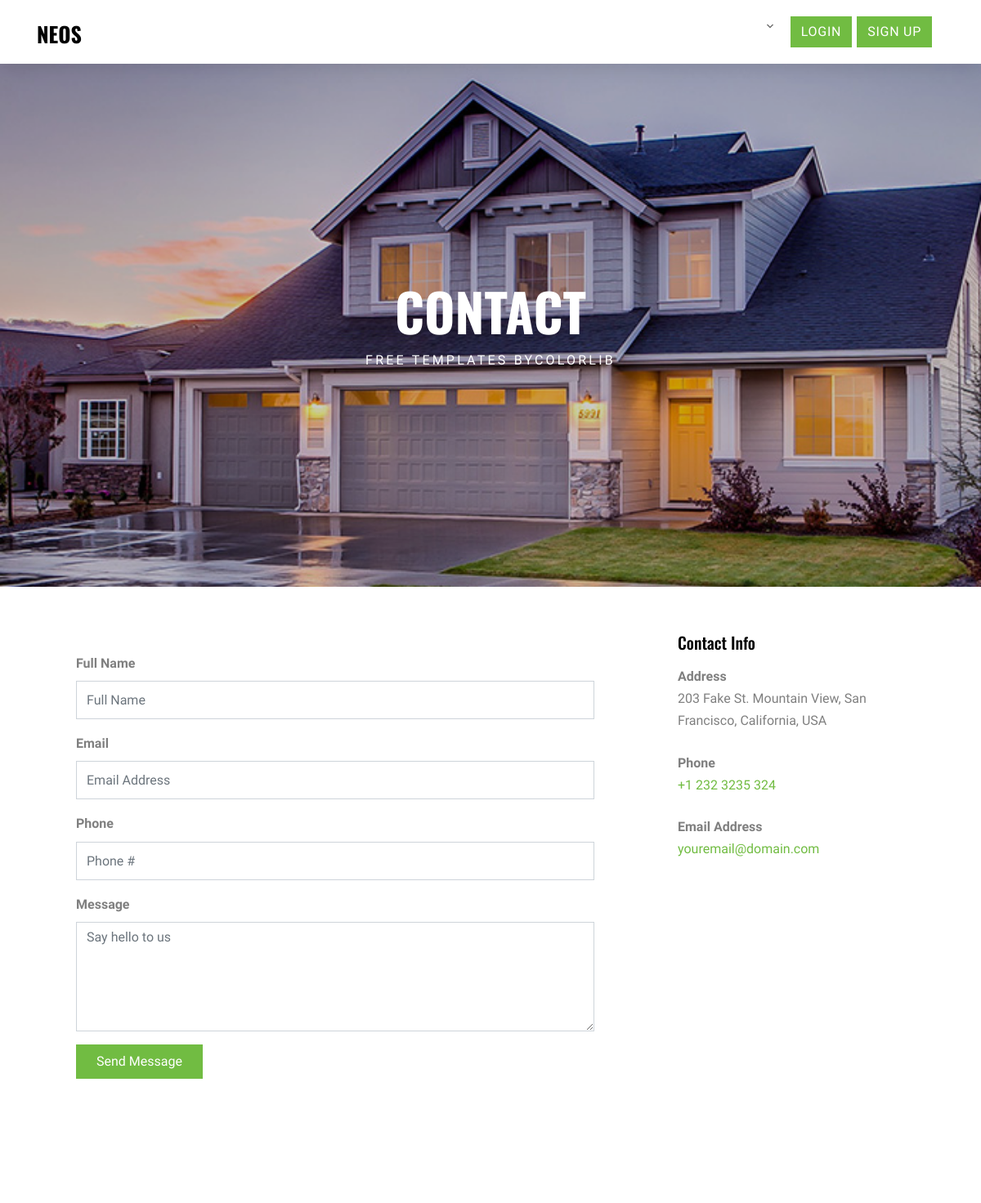
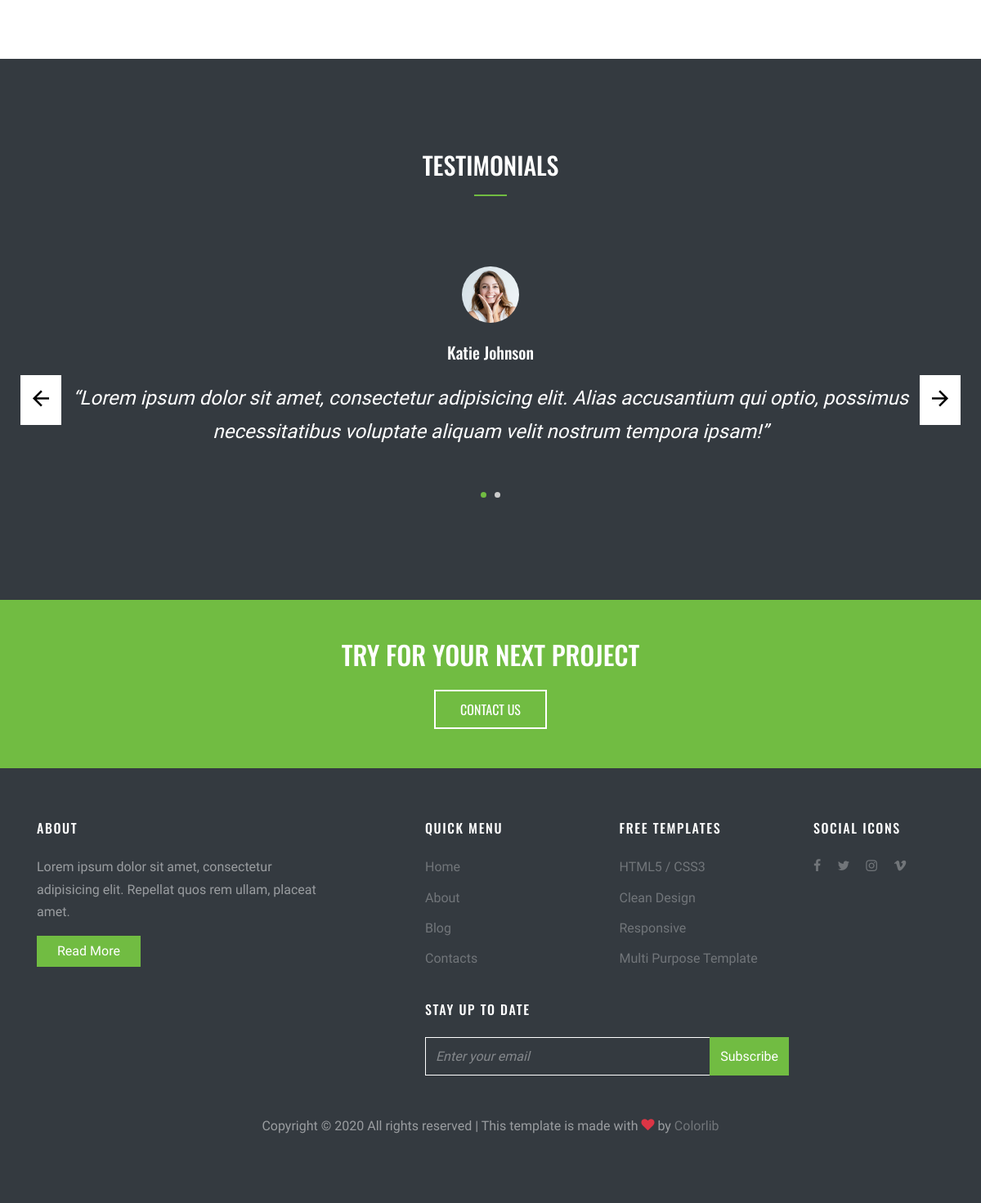
Page /contact/ on the committed database (2 pictures, top to bottom).
### base/models.py (models this page shows, shortened)
class Banner(models.Model):
	title = models.TextField()
	description = models.TextField(null = True, blank = True)
	image = models.ImageField(upload_to = 'banner')
	link = models.CharField(max_length = 256, null = True, blank = True)
	class Meta:
		verbose_name = 'Banner'

class Message(models.Model):
	title = models.CharField(max_length = 512)
	description = models.TextField(null = True, blank = True)
	image = models.ImageField(upload_to = 'message', null = True, blank = True)
	link = models.CharField(max_length = 256, null = True, blank = True)
	active = models.BooleanField(default = False)
	class Meta:
		verbose_name = 'Message'

class Person(models.Model):
	category_choices = (("team","Team"), ("testi","Testimonials"), ("auth", "Author"))
	category = models.CharField(max_length = 50, choices = category_choices)
	name = models.CharField(max_length = 256)
	description = models.TextField(null = True, blank = True)
	position = models.TextField(null = True, blank = True)
	image = models.ImageField(upload_to = 'person', null = True, blank = True)
	class Meta:
		verbose_name = 'Person'

### home/views.py (the view)
# urls.py: path('contact/', views.contact, name = 'contact'),
def contact(request):
	template_name = 'contact.html'
	testi = models.Person.objects.filter(category = 'testi')
	banner = models.Banner.objects.get(link = 'contact')
	contactinfo = models.Message.objects.get(link = 'contactinfo')
	address = models.Message.objects.get(link = 'address')
	phone = models.Message.objects.get(link = 'phone')
	email = models.Message.objects.get(link = 'email')
	context = {
		'testi' : testi,
		'banner' : banner,
		'contactinfo' : contactinfo,
		'address' : address,
		'phone' : phone,
		'email' : email,
	}
	return render(request, template_name, context)

### home/context_processors.py (called while the page is built)
def menu(request):
	genres = models.Genre.objects.all()
	btry = models.Message.objects.get(link = 'btry')
	contactus = models.Message.objects.get(link = 'contactus')
	babout = models.Message.objects.filter(link = 'babout')[0]
	bquick = models.Message.objects.get(link = 'bquick')
	bfree = models.Message.objects.get(link = 'bfree')
	bsocial = models.Message.objects.get(link = 'bsocial')
	bstay = models.Message.objects.get(link = 'bstay')
	copy = models.Message.objects.get(link = 'copy')
	subscribe = models.Message.objects.get(link = 'subscribe')
	context = {
		'genres' : genres,
		'btry' : btry,
		'contactus' : contactus,
		'babout' : babout,
		'bquick' : bquick,
		'bfree' : bfree,
		'bsocial' : bsocial,
		'bstay' : bstay,
		'copy' : copy,
		'subscribe' : subscribe,
	}
	return context

### template/contact.html (shortened to what this page needs)
{% extends 'base.html' %}
{% block content %}
  <div class="site-section first-section" data-aos="fade">
      <div class="container">
        <div class="row">
          <div class="col-md-12 col-lg-8 mb-5">
            <form action="{% url 'home:contactform' %}" class="p-5 bg-white" method="post">
              <div class="row form-group">
                <div class="col-md-12 mb-3 mb-md-0">
                  <label class="font-weight-bold" for="fullname">Full Name</label>
                  <input type="text" id="fullname" class="form-control" placeholder="Full Name" name="name">
                </div>
              </div>
              <div class="row form-group">
                <div class="col-md-12">
                  <label class="font-weight-bold" for="email">Email</label>
                  <input type="email" id="email" class="form-control" placeholder="Email Address" name="email">
                </div>
              </div>
              <div class="row form-group">
                <div class="col-md-12 mb-3 mb-md-0">
                  <label class="font-weight-bold" for="phone">Phone</label>
                  <input type="text" id="phone" class="form-control" placeholder="Phone #" name="phone">
                </div>
              </div>
              <div class="row form-group">
                <div class="col-md-12">
                  <label class="font-weight-bold" for="message">Message</label>
                  <textarea name="message" id="message" cols="30" rows="5" class="form-control" placeholder="Say hello to us"></textarea>
                </div>
              </div>
              <div class="row form-group">
                <div class="col-md-12">
                  <input type="submit" value="Send Message" class="btn btn-primary text-white px-4 py-2">
                </div>
              </div>
            </form>
          </div>
          <div class="col-lg-4">
            <div class="p-4 mb-3 bg-white">
              <h3 class="h5 text-black mb-3">{{ contactinfo.title }}</h3>
              <p class="mb-0 font-weight-bold">{{ address.title }}</p>
              <p class="mb-4">{{ address.description }}</p>
              <p class="mb-0 font-weight-bold">{{ phone.title }}</p>
              <p class="mb-4"><a href="tel:{{ phone.description }}">{{ phone.description }}</a></p>
              <p class="mb-0 font-weight-bold">{{ email.title }}</p>
              <p class="mb-0"><a href="#">{{ email.description }}</a></p>
            </div>
          </div>
        </div>
      </div>
    </div>
    <div class="site-section bg-dark block-14 nav-direction-white">
      <div class="container">
        <div class="row mb-5">
          <div class="col-md-12">
            <h2 class="site-section-heading text-center text-white text-uppercase">Testimonials</h2>
          </div>
        </div>
        <div class="nonloop-block-14 owl-carousel">
          {% for item in testi %}
            <div class="d-block block-testimony mx-auto text-center">
              <div class="person w-25 mx-auto mb-4">
                <img src="{{ item.image.url }}" alt="{{ item.name }}" class="img-fluid rounded-circle w-25 mx-auto">
              </div>
              <div>
                <h2 class="h5 mb-4 text-white">{{ item.name }}</h2>
                <blockquote class="text-white">&ldquo;{{ item.description }}&rdquo;</blockquote>
              </div>
            </div>
          {% endfor %}
        </div>
      </div>
    </div>
  {% endblock %}

### template/base.html (shortened to what this page needs)
{% load static %}
{% load mptt_tags %}
<!DOCTYPE html>
<html lang="en">
  <head>
    <link rel="stylesheet" href="{% static 'fonts/icomoon/style.css' %}">
    <link rel="stylesheet" href="{% static 'css/bootstrap.min.css' %}">
    <link rel="stylesheet" href="{% static 'css/magnific-popup.css' %}">
    <link rel="stylesheet" href="{% static 'css/jquery-ui.css' %}">
    <link rel="stylesheet" href="{% static 'css/owl.carousel.min.css' %}">
    <link rel="stylesheet" href="{% static 'css/owl.theme.default.min.css' %}">
    <link rel="stylesheet" href="{% static 'css/bootstrap-datepicker.css' %}">
    <link rel="stylesheet" href="{% static 'css/animate.css' %}">
    <link rel="stylesheet" href="{% static 'fonts/flaticon/font/flaticon.css' %}">
    <link rel="stylesheet" href="{% static 'css/aos.css' %}">
    <link rel="stylesheet" href="{% static 'css/jquery.fancybox.min.css' %}">
    <link rel="stylesheet" href="{% static 'css/style.css' %}">
  </head>
  <body>
  <div class="site-wrap">
    <div class="site-navbar-wrap js-site-navbar bg-white">
      <div class="container">
        <div class="site-navbar bg-light">
          <div class="row align-items-center">
            <div class="col-2">
              <h2 class="mb-0 site-logo"><a href="{% url 'home:home' %}" class="font-weight-bold text-uppercase">Neos</a></h2>
            </div>
            <div class="col-10">
              <nav class="site-navigation text-right" role="navigation">
                <div class="container">
                  <ul class="site-menu js-clone-nav d-none d-lg-block">
                    {% recursetree genres %}
                        <li class="{% if not node.is_leaf_node %}has-children{% endif %}">
                            <a href="{{ node.link }}">{{ node.name }}</a>
                        </li>
                    {% endrecursetree %}
                    <li>
                      {% if user.is_authenticated %}
                        <a href="{% url 'accounts:profile' %}">
                          <span class="d-inline-block bg-primary text-white btn btn-primary">
                            {{ user.username }}
                          </span>
                        </a>
                        <a href="{% url 'logout' %}">
                          <span class="d-inline-block bg-primary text-white btn btn-primary">
                            Logout
                          </span>
                        </a>
                      {% else %}
                        <a href="{% url 'login' %}">
                          <span class="d-inline-block bg-primary text-white btn btn-primary">
                            Login
                          </span>
                        </a>
                      {% endif %}
                      <a href="{% url 'accounts:signup' %}">
                        <span class="d-inline-block bg-primary text-white btn btn-primary">
                          Sign Up
                        </span>
                      </a>
                    </li>
                  </ul>
                </div>
              </nav>
            </div>
          </div>
        </div>
      </div>
    </div>
    <div class="site-blocks-cover inner-page overlay" style="background-image: url({{ banner.image.url }});" data-aos="fade" data-stellar-background-ratio="0.5">
      <div class="row align-items-center justify-content-center">
        <div class="col-md-5 text-center" data-aos="fade">
          <h1 class="text-uppercase">{{ banner.title }}</h1>
          <span class="caption d-block text-white">{{ banner.description }}</span>
        </div>
      </div>
    </div>
    <div class="slant-1"></div>
    {% block content %}
    {% endblock %}
    <div class="py-5 bg-primary">
      <div class="container">
        <div class="row align-items-center justify-content-center">
          <div class="col-md-6 text-center mb-3 mb-md-0">
            <h2 class="text-uppercase text-white mb-4">Try For Your Next Project</h2>
            <a href="#" class="btn btn-bg-primary font-secondary text-uppercase">Contact Us</a>
          </div>
        </div>
      </div>
    </div>
    <footer class="site-footer bg-dark">
      <div class="container">
        <div class="row">
          <div class="col-md-4 mb-4 mb-md-0">
            <h3 class="footer-heading mb-4 text-white">{{ babout.title }}</h3>
            <p>{{ babout.description }}</p>
            <p><a href="#" class="btn btn-primary text-white px-4">Read More</a></p>
          </div>
          <div class="col-md-5 mb-4 mb-md-0 ml-auto">
            <div class="row mb-4">
              <div class="col-md-6">
                <h3 class="footer-heading mb-4 text-white">{{ bquick.title }}</h3>
                  <ul class="list-unstyled">
                    <li><a href="#">Home</a></li>
                    <li><a href="#">About</a></li>
                    <li><a href="#">Blog</a></li>
                    <li><a href="#">Contacts</a></li>
                  </ul>
              </div>
              <div class="col-md-6">
                <h3 class="footer-heading mb-4 text-white">{{ bfree.title }}</h3>
                  <ul class="list-unstyled">
                    <li><a href="#">HTML5 / CSS3</a></li>
                    <li><a href="#">Clean Design</a></li>
                    <li><a href="#">Responsive</a></li>
                    <li><a href="#">Multi Purpose Template</a></li>
                  </ul>
              </div>
            </div>
            <div class="row mb-5">
              <div class="col-md-12">
              <h3 class="footer-heading mb-4 text-white">{{ bstay.title }}</h3>
              <form action="#" class="d-flex footer-subscribe">
                <input type="text" class="form-control rounded-0" placeholder="Enter your email">
                <input type="submit" class="btn btn-primary rounded-0" value="Subscribe">
              </form>
            </div>
            </div>
          </div>
          <div class="col-md-2">
            <div class="row">
            <div class="col-md-12"><h3 class="footer-heading mb-4 text-white">{{ bsocial.title }}</h3></div>
              <div class="col-md-12">
                <p>
                  <a href="#" class="pb-2 pr-2 pl-0"><span class="icon-facebook"></span></a>
                  <a href="#" class="p-2"><span class="icon-twitter"></span></a>
                  <a href="#" class="p-2"><span class="icon-instagram"></span></a>
                  <a href="#" class="p-2"><span class="icon-vimeo"></span></a>
                </p>
              </div>
          </div>
          </div>
        </div>
        <div class="row text-center">
          <div class="col-md-12">
            <p>
              {{ copy.description | safe }}
            </p>
          </div>
        </div>
      </div>
    </footer>
  </div>
  </body>
</html>

### rows in the picture
Banner: image (picture), title "CONTACT", description "FREE TEMPLATES BYCOLORLIB"
Message: title "Contact Info"
Message: title "Address", description "203 Fake St. Mountain View, San Francisco, California, USA"
Message: title "Phone", description "+1 232 3235 324"
Message: title "Email Address", description "youremail@domain.com"
Person: image (picture), name "Katie Johnson", description "Lorem ipsum dolor sit amet, consectetur adipisicing elit. Alias accusantium qui optio, possimus necessitatibus voluptate aliquam velit nostrum tempora ipsam!"
Message: title "ABOUT", description "Lorem ipsum dolor sit amet, consectetur adipisicing elit. Repellat quos rem ullam, placeat amet."
Message: title "QUICK MENU"
Message: title "FREE TEMPLATES"
Message: title "STAY UP TO DATE"
Message: title "SOCIAL ICONS"
Message: description "Copyright © All rights reserved | This template is made with by Colorlib"
